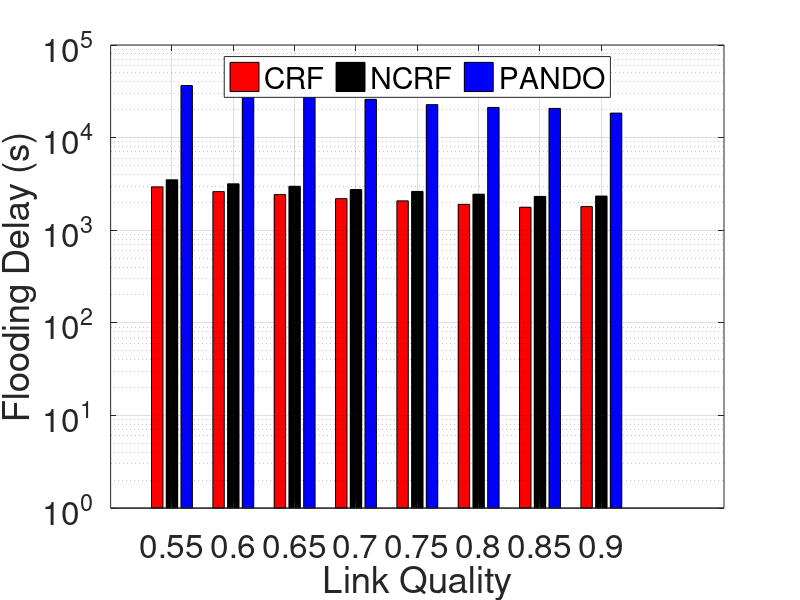

Reproduce this figure in MATLAB.


close all;
clear;
clc;

eva = cell2mat(struct2cell(load('eva_mesh_delay_lq_copy.mat')));
eva(:,3) = eva(:,3) + 500
fig = figure('Position',[0 250 800 350]); 
h = bar(eva(1:end-1,1)',eva(1:end-1,2:4));
set(h(1),'FaceColor','red');
set(h(2),'FaceColor','black');
set(h(3),'FaceColor','blue');

ylabel('Flooding Delay (s)');
xlabel('Link Quality');
xticks([0.55 0.6 0.65 0.7 0.75 0.8 0.85 0.9]);
xticklabels({'0.55','0.6','0.65','0.7','0.75','0.8','0.85','0.9'});

legend('CRF','NCRF', 'PANDO', 'Location','north','Orientation','horizontal');
set(gca,'FontSize',24);
set(gca, 'YScale', 'log');
grid on;
%     print -deps FDDutyCycle
saveas(gca, 'LargeMeshLQ.eps','epsc');
